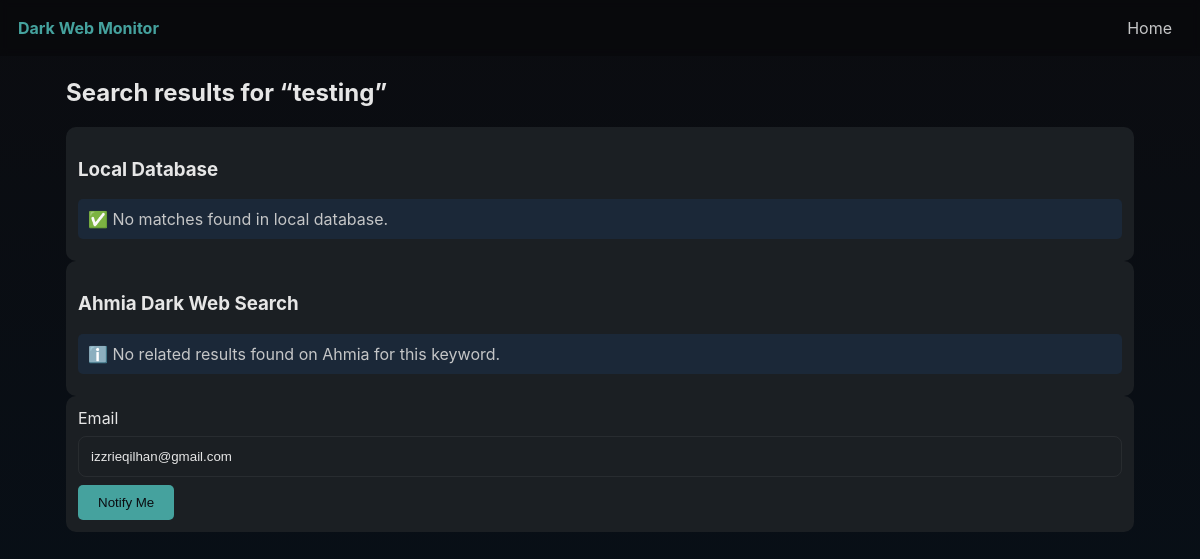
/checker.php?keyword=testing, run on an earlier commit of the app's database.
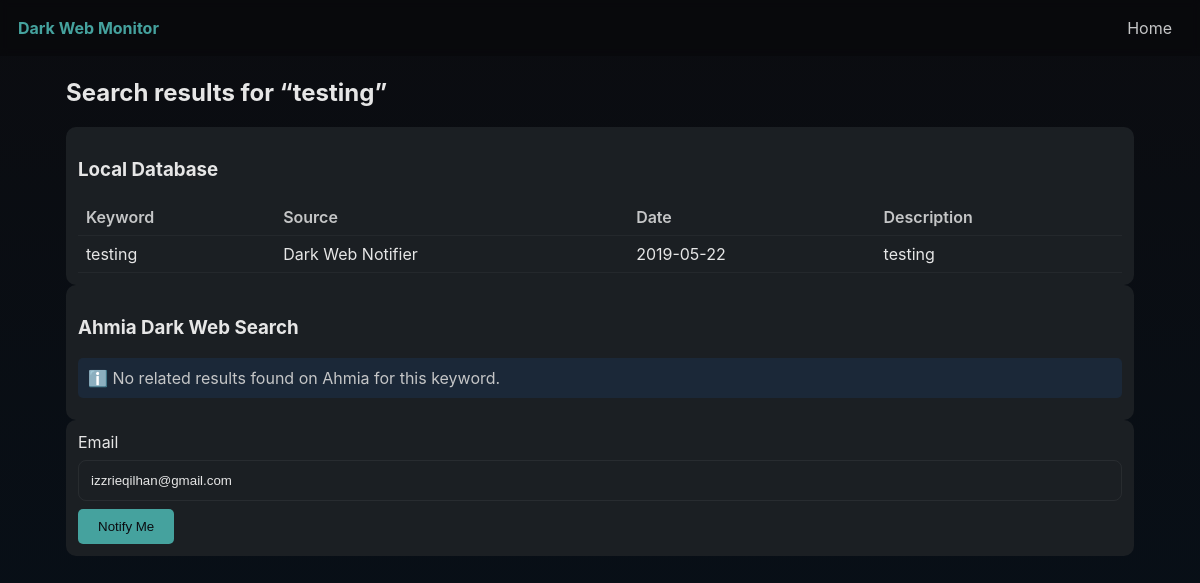
And on a later commit of the database.
### tables this page shows
CREATE TABLE `breaches` (
  `id` int(11) NOT NULL,
  `keyword` varchar(255) NOT NULL,
  `source` varchar(255) DEFAULT 'unknown',
  `leak_date` date DEFAULT NULL,
  `description` text DEFAULT NULL,
  `created_at` timestamp NOT NULL DEFAULT current_timestamp()
);

### checker.php (the view, shortened to what this page needs)
<?php
require_once 'config/db.php';
$keyword_raw = $_GET['keyword'] ?? '';
$keyword = trim($keyword_raw);
$stmt = $mysqli->prepare("SELECT * FROM breaches WHERE keyword LIKE CONCAT('%', ?, '%')");
$stmt->bind_param('s', $keyword);
$stmt->execute();
$res = $stmt->get_result();
$found = $res->num_rows > 0;
$user_email = 'izzrieqilhan@gmail.com';
$subscribed_stmt = $mysqli->prepare("SELECT id FROM subscribers WHERE email = ? AND keyword = ?");
$subscribed_stmt->bind_param('ss', $user_email, $keyword);
$subscribed_stmt->execute();
$subscribed_stmt->store_result();
$already_subscribed = $subscribed_stmt->num_rows > 0;
$ahmia_results = [];
    ?>
    <!DOCTYPE html>
    <html lang="en">
    <head>
        <link rel="stylesheet" href="assets/css/style.css">
    </head>
    <body>
        <nav class="topnav">
            <div class="brand">Dark Web Monitor</div>
            <div class="nav-links">
                <a href="index.php">Home</a>
            </div>
        </nav>
        <main class="container">
            <h2>Search results for “<?= htmlspecialchars($keyword) ?>”</h2>
            <section class="card">
                <h3>Local Database</h3>
                <?php if ($found): ?>
                <table class="results-table">
                    <thead>
                        <tr>
                            <th>Keyword</th>
                            <th>Source</th>
                            <th>Date</th>
                            <th>Description</th>
                        </tr>
                    </thead>
                    <tbody>
                        <?php while ($row = $res->fetch_assoc()): ?>
                        <tr>
                            <td><?= htmlspecialchars($row['keyword']) ?></td>
                            <td><?= htmlspecialchars($row['source']) ?></td>
                            <td><?= htmlspecialchars($row['leak_date']) ?></td>
                            <td><?= htmlspecialchars($row['description']) ?></td>
                        </tr>
                        <?php endwhile; ?>
                    </tbody>
                </table>
                <?php else: ?>
                <p class="alert info">✅ No matches found in local database.</p>
                <?php endif; ?>
            </section>
            <section class="card">
                <h3>Ahmia Dark Web Search</h3>
                <?php if (!empty($ahmia_results)): ?>
                <ul class="ahmia-list">
                    <?php foreach ($ahmia_results as $r): ?>
                    <li>
                        <a href="<?= htmlspecialchars($r['link']) ?>" target="_blank">🕵️
                            <?= htmlspecialchars($r['title']) ?></a><br>
                        <small>🔗 <?= htmlspecialchars($r['link']) ?></small>
                    </li>
                    <?php endforeach; ?>
                </ul>
                <?php else: ?>
                <p class="alert info">ℹ️ No related results found on Ahmia for this keyword.</p>
                <?php endif; ?>
            </section>
            <section class="card">
                <?php if ($already_subscribed): ?>
                <p class="alert success">✅ You are already subscribed to this keyword.</p>
                <?php else: ?>
                <form id="subscribeForm">
                    <label>Email</label>
                    <input type="email" name="email" value="<?= htmlspecialchars($user_email) ?>" required>
                    <button class="btn primary" type="submit">Notify Me</button>
                </form>
                <?php endif; ?>
            </section>
        </main>
    </body>
    </html>

What changed in the data, as far as the page shows it:
added breaches: keyword "testing", source "Dark Web Notifier", leak_date "2019-05-22", description "testing"
Also different on the page:
text no longer shown: "✅ No matches found in local database."
text now shown: "Keyword Source Date Description"
